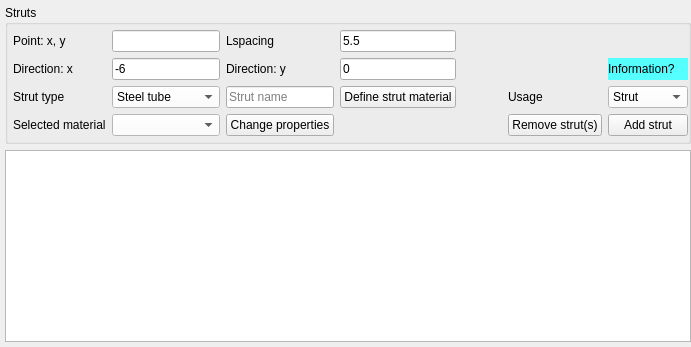
               <widget class="QWidget" name="tab_18">
                <attribute name="title">
                 <string>Struts</string>
                </attribute>
                <layout class="QVBoxLayout" name="verticalLayout_21">
                 <property name="leftMargin">
                  <number>5</number>
                 </property>
                 <property name="topMargin">
                  <number>5</number>
                 </property>
                 <property name="rightMargin">
                  <number>0</number>
                 </property>
                 <property name="bottomMargin">
                  <number>5</number>
                 </property>
                 <item>
                  <widget class="QGroupBox" name="groupBox_13">
                   <property name="title">
                    <string>Struts</string>
                   </property>
                   <layout class="QGridLayout" name="gridLayout_10">
                    <property name="leftMargin">
                     <number>5</number>
                    </property>
                    <property name="topMargin">
                     <number>5</number>
                    </property>
                    <property name="rightMargin">
                     <number>0</number>
                    </property>
                    <property name="bottomMargin">
                     <number>5</number>
                    </property>
                    <item row="4" column="4">
                     <widget class="QPushButton" name="pushButton_21">
                      <property name="text">
                       <string>Define strut material</string>
                      </property>
                     </widget>
                    </item>
                    <item row="0" column="3">
                     <widget class="QLabel" name="label_38">
                      <property name="text">
                       <string>Lspacing</string>
                      </property>
                     </widget>
                    </item>
                    <item row="2" column="3">
                     <widget class="QLabel" name="label_41">
                      <property name="text">
                       <string>Direction: y</string>
                      </property>
                     </widget>
                    </item>
                    <item row="0" column="2">
                     <widget class="QLineEdit" name="lineEdit_29">
                      <property name="sizePolicy">
                       <sizepolicy hsizetype="Preferred" vsizetype="Fixed">
                        <horstretch>0</horstretch>
                        <verstretch>0</verstretch>
                       </sizepolicy>
                      </property>
                     </widget>
                    </item>
                    <item row="5" column="5" colspan="3">
                     <spacer name="horizontalSpacer_73">
                      <property name="orientation">
                       <enum>Qt::Horizontal</enum>
                      </property>
                      <property name="sizeHint" stdset="0">
                       <size>
                        <width>40</width>
                        <height>20</height>
                       </size>
                      </property>
                     </spacer>
                    </item>
                    <item row="5" column="8">
                     <widget class="QPushButton" name="pushButton_23">
                      <property name="text">
                       <string>Remove strut(s)</string>
                      </property>
                     </widget>
                    </item>
                    <item row="2" column="4">
                     <widget class="QLineEdit" name="lineEdit_33">
                      <property name="sizePolicy">
                       <sizepolicy hsizetype="Preferred" vsizetype="Fixed">
                        <horstretch>0</horstretch>
                        <verstretch>0</verstretch>
                       </sizepolicy>
                      </property>
                      <property name="text">
                       <string>0</string>
                      </property>
                     </widget>
                    </item>
                    <item row="5" column="3">
                     <widget class="QPushButton" name="pushButton_51">
                      <property name="text">
                       <string>Change properties</string>
                      </property>
                     </widget>
                    </item>
                    <item row="0" column="0">
                     <widget class="QLabel" name="label_36">
                      <property name="text">
                       <string>Point: x, y</string>
                      </property>
                     </widget>
                    </item>
                    <item row="0" column="4">
                     <widget class="QLineEdit" name="lineEdit_31">
                      <property name="sizePolicy">
                       <sizepolicy hsizetype="Preferred" vsizetype="Fixed">
                        <horstretch>0</horstretch>
                        <verstretch>0</verstretch>
                       </sizepolicy>
                      </property>
                      <property name="text">
                       <string>5.5</string>
                      </property>
                     </widget>
                    </item>
                    <item row="5" column="0">
                     <widget class="QLabel" name="label_151">
                      <property name="text">
                       <string>Selected material</string>
                      </property>
                     </widget>
                    </item>
                    <item row="4" column="0">
                     <widget class="QLabel" name="label_39">
                      <property name="text">
                       <string>Strut type</string>
                      </property>
                     </widget>
                    </item>
                    <item row="5" column="9">
                     <widget class="QPushButton" name="pushButton_22">
                      <property name="text">
                       <string>Add strut</string>
                      </property>
                     </widget>
                    </item>
                    <item row="4" column="2">
                     <widget class="QComboBox" name="comboBox_8">
                      <property name="styleSheet">
                       <string notr="true">background-color:rgb(255, 255, 255)</string>
                      </property>
                      <item>
                       <property name="text">
                        <string>Steel tube</string>
                       </property>
                      </item>
                      <item>
                       <property name="text">
                        <string>RC strut</string>
                       </property>
                      </item>
                      <item>
                       <property name="text">
                        <string>RC slab</string>
                       </property>
                      </item>
                     </widget>
                    </item>
                    <item row="4" column="8">
                     <widget class="QLabel" name="label_150">
                      <property name="text">
                       <string>Usage</string>
                      </property>
                     </widget>
                    </item>
                    <item row="4" column="9">
                     <widget class="QComboBox" name="comboBox_48">
                      <property name="styleSheet">
                       <string notr="true">background-color: rgb(255, 255, 255);</string>
                      </property>
                      <item>
                       <property name="text">
                        <string>Strut</string>
                       </property>
                      </item>
                      <item>
                       <property name="text">
                        <string>Slab</string>
                       </property>
                      </item>
                     </widget>
                    </item>
                    <item row="2" column="0">
                     <widget class="QLabel" name="label_40">
                      <property name="text">
                       <string>Direction: x</string>
                      </property>
                     </widget>
                    </item>
                    <item row="5" column="2">
                     <widget class="QComboBox" name="comboBox_39">
                      <property name="styleSheet">
                       <string notr="true">background-color: rgb(255, 255, 255);</string>
                      </property>
                     </widget>
                    </item>
                    <item row="4" column="3">
                     <widget class="QLineEdit" name="lineEdit_65">
                      <property name="sizePolicy">
                       <sizepolicy hsizetype="Preferred" vsizetype="Fixed">
                        <horstretch>0</horstretch>
                        <verstretch>0</verstretch>
                       </sizepolicy>
                      </property>
                      <property name="minimumSize">
                       <size>
                        <width>0</width>
                        <height>0</height>
                       </size>
                      </property>
                      <property name="maximumSize">
                       <size>
                        <width>16777215</width>
                        <height>16777215</height>
                       </size>
                      </property>
                      <property name="placeholderText">
                       <string>Strut name</string>
                      </property>
                     </widget>
                    </item>
                    <item row="2" column="2">
                     <widget class="QLineEdit" name="lineEdit_32">
                      <property name="sizePolicy">
                       <sizepolicy hsizetype="Preferred" vsizetype="Fixed">
                        <horstretch>0</horstretch>
                        <verstretch>0</verstretch>
                       </sizepolicy>
                      </property>
                      <property name="text">
                       <string>-6</string>
                      </property>
                     </widget>
                    </item>
                    <item row="0" column="5" colspan="5">
                     <spacer name="horizontalSpacer_54">
                      <property name="orientation">
                       <enum>Qt::Horizontal</enum>
                      </property>
                      <property name="sizeHint" stdset="0">
                       <size>
                        <width>40</width>
                        <height>20</height>
                       </size>
                      </property>
                     </spacer>
                    </item>
                    <item row="2" column="9">
                     <widget class="QLabel" name="label_152">
                      <property name="toolTip">
                       <string>&lt;html&gt;&lt;head/&gt;&lt;body&gt;&lt;p&gt;'Strut' is used for temporary strut and 'Slab' is used to define a raft or a floor slab. In Automated phases, 'Slab' elements are used for the reconstruction phases from bottom to top while 'Strut' elements are removed in the same sequence.&lt;/p&gt;&lt;/body&gt;&lt;/html&gt;</string>
                      </property>
                      <property name="styleSheet">
                       <string notr="true">background-color: rgb(85, 255, 255);</string>
                      </property>
                      <property name="text">
                       <string>Information?</string>
                      </property>
                     </widget>
                    </item>
                   </layout>
                  </widget>
                 </item>
                 <item>
                  <widget class="QTableWidget" name="tableWidget_26">
                   <attribute name="horizontalHeaderDefaultSectionSize">
                    <number>120</number>
                   </attribute>
                  </widget>
                 </item>
                </layout>
               </widget>
